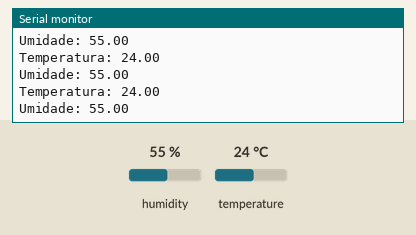
Recording of a sketch running on a simulated ESP32. Parts: the last lines printed to the serial monitor. The inputs (shaded band) are chosen by the test bench; at power-on: humidity 55 %, temperature 24 °C.

Above: at 2.8 s.
2.9 s: humidity set to 22 %
At 3.6 s:
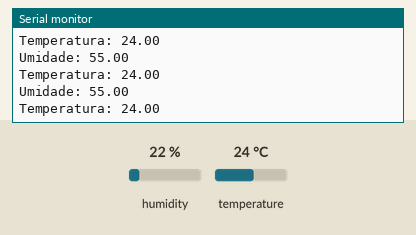
8.9 s: temperature set to 12 °C
At 9.7 s:
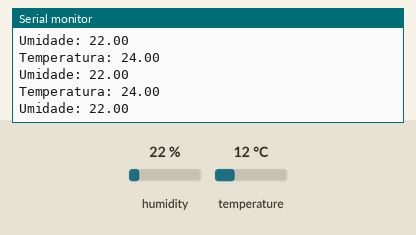
14.9 s: humidity set to 40 %
At 15.8 s:
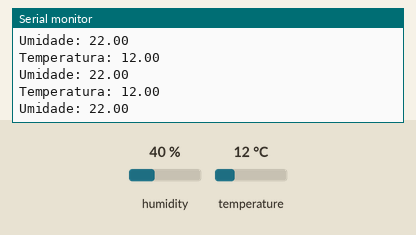
Timing chart, 0 to 17.9 s (numbered marks = the images above; inputs shaded):
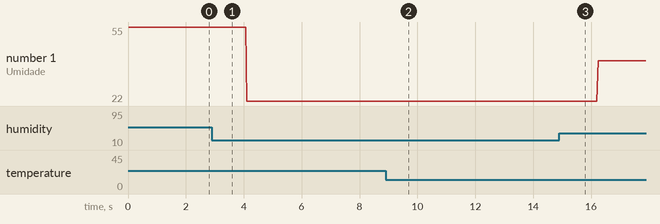

The sketch:

dht11.ino
```cpp
#include <DHT.h>
#include <stdio.h>

#define DHTPIN A14 // A14 = D13(no esp32)
#define DHTYPE DHT11

DHT dht(DHTPIN, DHTYPE);

void setup()
{
  Serial.begin(9600);
  dht.begin();
}

void loop()
{
  float temp = dht.readTemperature();
  float hum = dht.readHumidity();

  if(isnan(temp) || isnan(hum))
  {
    Serial.println("Falha na leitura do sensor!");
  }
  else
  {
    Serial.print("Temperatura: ");
    Serial.println(temp);
    Serial.print("Umidade: ");
    Serial.println(hum);
    //delay(2000);
  }
}
```

Measured:
- plotted number 1: 55 → 22 after the input at 2.9 s, 22 → 40 after the input at 14.9 s
